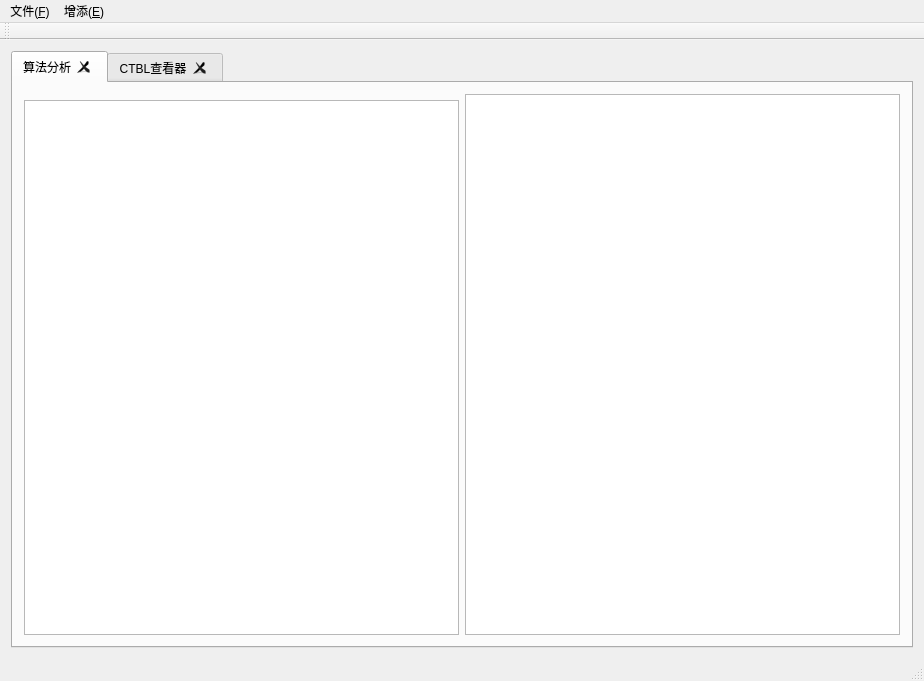
<?xml version="1.0" encoding="UTF-8"?>
<ui version="4.0">
 <class>MainWindow</class>
 <widget class="QMainWindow" name="MainWindow">
  <property name="geometry">
   <rect>
    <x>0</x>
    <y>0</y>
    <width>924</width>
    <height>681</height>
   </rect>
  </property>
  <property name="sizePolicy">
   <sizepolicy hsizetype="Expanding" vsizetype="Minimum">
    <horstretch>0</horstretch>
    <verstretch>0</verstretch>
   </sizepolicy>
  </property>
  <property name="windowTitle">
   <string>MainWindow</string>
  </property>
  <widget class="QWidget" name="centralWidget">
   <layout class="QVBoxLayout" name="verticalLayout">
    <item>
     <widget class="CTabWidget" name="tabWidget">
      <property name="currentIndex">
       <number>0</number>
      </property>
      <property name="tabsClosable">
       <bool>true</bool>
      </property>
      <widget class="QWidget" name="tab_2">
       <attribute name="title">
        <string>算法分析</string>
       </attribute>
       <layout class="QHBoxLayout" name="horizontal_3">
        <item>
         <layout class="QVBoxLayout" name="verticalLayout_4">
          <item>
           <widget class="MytreeWid" name="treeWidget" native="true"/>
          </item>
          <item>
           <widget class="QTextEdit" name="textEdit">
            <property name="enabled">
             <bool>true</bool>
            </property>
            <property name="styleSheet">
             <string notr="true">font: 9pt &quot;Times New Roman&quot;;</string>
            </property>
            <property name="html">
             <string>&lt;!DOCTYPE HTML PUBLIC &quot;-//W3C//DTD HTML 4.0//EN&quot; &quot;http://www.w3.org/TR/REC-html40/strict.dtd&quot;&gt;
&lt;html&gt;&lt;head&gt;&lt;meta name=&quot;qrichtext&quot; content=&quot;1&quot; /&gt;&lt;style type=&quot;text/css&quot;&gt;
p, li { white-space: pre-wrap; }
&lt;/style&gt;&lt;/head&gt;&lt;body style=&quot; font-family:'Times New Roman'; font-size:9pt; font-weight:400; font-style:normal;&quot;&gt;
&lt;p style=&quot;-qt-paragraph-type:empty; margin-top:0px; margin-bottom:0px; margin-left:0px; margin-right:0px; -qt-block-indent:0; text-indent:0px;&quot;&gt;&lt;br /&gt;&lt;/p&gt;&lt;/body&gt;&lt;/html&gt;</string>
            </property>
           </widget>
          </item>
         </layout>
        </item>
        <item>
         <widget class="QGraphicsView" name="graphicsView_2"/>
        </item>
       </layout>
      </widget>
      <widget class="QWidget" name="tab">
       <attribute name="title">
        <string>CTBL查看器</string>
       </attribute>
       <layout class="QVBoxLayout" name="verticalLayout_2">
        <item>
         <layout class="QHBoxLayout" name="navLayout">
          <item>
           <widget class="QLabel" name="label_Sort">
            <property name="text">
             <string>排序方法</string>
            </property>
           </widget>
          </item>
          <item>
           <widget class="QComboBox" name="cbox_Sort">
            <property name="focusPolicy">
             <enum>Qt::NoFocus</enum>
            </property>
           </widget>
          </item>
          <item>
           <widget class="QLabel" name="label_Sort_info">
            <property name="text">
             <string>排序指标</string>
            </property>
           </widget>
          </item>
          <item>
           <widget class="QComboBox" name="cbox_Sort_info">
            <property name="focusPolicy">
             <enum>Qt::NoFocus</enum>
            </property>
           </widget>
          </item>
          <item>
           <widget class="QLabel" name="label_Find_method">
            <property name="text">
             <string>查找方法</string>
            </property>
           </widget>
          </item>
          <item>
           <widget class="QComboBox" name="cbox_Find">
            <property name="focusPolicy">
             <enum>Qt::NoFocus</enum>
            </property>
           </widget>
          </item>
          <item>
           <widget class="QLabel" name="label_Find_info">
            <property name="text">
             <string>查找字段</string>
            </property>
           </widget>
          </item>
          <item>
           <widget class="QComboBox" name="cbox_Find_txt">
            <property name="focusPolicy">
             <enum>Qt::NoFocus</enum>
            </property>
           </widget>
          </item>
          <item>
           <widget class="QLineEdit" name="Txt_find"/>
          </item>
         </layout>
        </item>
        <item>
         <widget class="QTableWidget" name="tableWidget">
          <property name="styleSheet">
           <string notr="true">border-top-color: qlineargradient(spread:pad, x1:0, y1:0, x2:1, y2:0, stop:0 rgba(0, 0, 0, 255), stop:1 rgba(255, 255, 255, 255));</string>
          </property>
          <attribute name="horizontalHeaderCascadingSectionResizes">
           <bool>false</bool>
          </attribute>
         </widget>
        </item>
        <item>
         <layout class="QHBoxLayout" name="horizontalLayout">
          <item>
           <widget class="QLabel" name="label">
            <property name="text">
             <string>当前：</string>
            </property>
           </widget>
          </item>
          <item>
           <widget class="QLabel" name="currentPageLabel">
            <property name="text">
             <string>0</string>
            </property>
           </widget>
          </item>
          <item>
           <widget class="QLabel" name="label_2">
            <property name="text">
             <string>总页数：</string>
            </property>
           </widget>
          </item>
          <item>
           <widget class="QLabel" name="countPageLabel">
            <property name="text">
             <string>0</string>
            </property>
           </widget>
          </item>
          <item>
           <widget class="QPushButton" name="upPushButton">
            <property name="text">
             <string>上一页</string>
            </property>
           </widget>
          </item>
          <item>
           <widget class="QPushButton" name="downPushButton">
            <property name="text">
             <string>下一页</string>
            </property>
           </widget>
          </item>
          <item>
           <widget class="QLabel" name="change_txt1">
            <property name="text">
             <string>跳转到</string>
            </property>
           </widget>
          </item>
          <item>
           <widget class="QPushButton" name="btn_head">
            <property name="text">
             <string>首页</string>
            </property>
           </widget>
          </item>
          <item>
           <widget class="QPushButton" name="btn_tail">
            <property name="text">
             <string>尾页</string>
            </property>
           </widget>
          </item>
          <item>
           <widget class="QLineEdit" name="Page_info"/>
          </item>
          <item>
           <widget class="QLabel" name="change_page">
            <property name="text">
             <string>页</string>
            </property>
           </widget>
          </item>
         </layout>
        </item>
       </layout>
      </widget>
     </widget>
    </item>
   </layout>
  </widget>
  <widget class="QMenuBar" name="menubar">
   <property name="geometry">
    <rect>
     <x>0</x>
     <y>0</y>
     <width>924</width>
     <height>26</height>
    </rect>
   </property>
   <widget class="QMenu" name="menu_F">
    <property name="title">
     <string>文件(&amp;F)</string>
    </property>
    <addaction name="action"/>
    <addaction name="action_S"/>
    <addaction name="separator"/>
    <addaction name="action_O"/>
    <addaction name="action_C"/>
   </widget>
   <widget class="QMenu" name="menu_E">
    <property name="title">
     <string>增添(&amp;E)</string>
    </property>
    <addaction name="action_X"/>
    <addaction name="action_C_2"/>
   </widget>
   <addaction name="menu_F"/>
   <addaction name="menu_E"/>
  </widget>
  <widget class="QToolBar" name="mainToolBar">
   <attribute name="toolBarArea">
    <enum>TopToolBarArea</enum>
   </attribute>
   <attribute name="toolBarBreak">
    <bool>false</bool>
   </attribute>
  </widget>
  <widget class="QStatusBar" name="statusBar"/>
  <action name="action">
   <property name="text">
    <string>导入文件(&amp;N)</string>
   </property>
  </action>
  <action name="action_O">
   <property name="text">
    <string>删除选择的元组(&amp;O)</string>
   </property>
  </action>
  <action name="action_S">
   <property name="text">
    <string>导出数据(&amp;S) </string>
   </property>
  </action>
  <action name="action_C">
   <property name="text">
    <string>彻底删除(&amp;C)</string>
   </property>
  </action>
  <action name="action_X">
   <property name="text">
    <string>增添元素(&amp;X) </string>
   </property>
  </action>
  <action name="action_C_2">
   <property name="text">
    <string>确认添加(&amp;C)</string>
   </property>
  </action>
 </widget>
 <layoutdefault spacing="6" margin="11"/>
 <customwidgets>
  <customwidget>
   <class>CTabWidget</class>
   <extends>QTabWidget</extends>
   <header location="global">ctabwidget.h</header>
   <container>1</container>
  </customwidget>
  <customwidget>
   <class>MytreeWid</class>
   <extends>QWidget</extends>
   <header>mytreewid.h</header>
  </customwidget>
 </customwidgets>
 <resources/>
 <connections/>
</ui>
